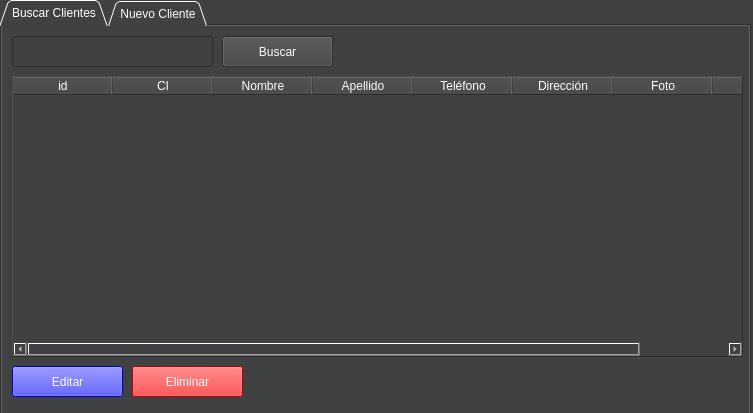
<?xml version="1.0" encoding="UTF-8"?>
<ui version="4.0">
 <class>Form</class>
 <widget class="QWidget" name="Form">
  <property name="geometry">
   <rect>
    <x>0</x>
    <y>0</y>
    <width>753</width>
    <height>413</height>
   </rect>
  </property>
  <property name="windowTitle">
   <string>Form</string>
  </property>
  <property name="styleSheet">
   <string notr="true">background-color: rgb(64, 65, 66);
color: rgb(255, 255, 255);</string>
  </property>
  <widget class="QTabWidget" name="tabWidget">
   <property name="geometry">
    <rect>
     <x>0</x>
     <y>0</y>
     <width>751</width>
     <height>421</height>
    </rect>
   </property>
   <property name="styleSheet">
    <string notr="true"/>
   </property>
   <property name="tabPosition">
    <enum>QTabWidget::North</enum>
   </property>
   <property name="tabShape">
    <enum>QTabWidget::Triangular</enum>
   </property>
   <property name="currentIndex">
    <number>0</number>
   </property>
   <property name="elideMode">
    <enum>Qt::ElideNone</enum>
   </property>
   <property name="tabsClosable">
    <bool>false</bool>
   </property>
   <property name="movable">
    <bool>false</bool>
   </property>
   <widget class="QWidget" name="tabBuscarCliente">
    <attribute name="title">
     <string>Buscar Clientes</string>
    </attribute>
    <widget class="QTableWidget" name="tableWidget">
     <property name="geometry">
      <rect>
       <x>10</x>
       <y>50</y>
       <width>731</width>
       <height>281</height>
      </rect>
     </property>
     <property name="frameShape">
      <enum>QFrame::Panel</enum>
     </property>
     <property name="frameShadow">
      <enum>QFrame::Raised</enum>
     </property>
     <property name="selectionMode">
      <enum>QAbstractItemView::SingleSelection</enum>
     </property>
     <property name="selectionBehavior">
      <enum>QAbstractItemView::SelectRows</enum>
     </property>
     <attribute name="verticalHeaderVisible">
      <bool>false</bool>
     </attribute>
     <column>
      <property name="text">
       <string>id</string>
      </property>
     </column>
     <column>
      <property name="text">
       <string>CI</string>
      </property>
     </column>
     <column>
      <property name="text">
       <string>Nombre</string>
      </property>
      <property name="font">
       <font>
        <pointsize>9</pointsize>
       </font>
      </property>
     </column>
     <column>
      <property name="text">
       <string>Apellido</string>
      </property>
     </column>
     <column>
      <property name="text">
       <string>Teléfono</string>
      </property>
     </column>
     <column>
      <property name="text">
       <string>Dirección</string>
      </property>
     </column>
     <column>
      <property name="text">
       <string>Foto</string>
      </property>
     </column>
     <column>
      <property name="text">
       <string>Activo</string>
      </property>
     </column>
    </widget>
    <widget class="QPushButton" name="btnEliminar">
     <property name="geometry">
      <rect>
       <x>130</x>
       <y>340</y>
       <width>111</width>
       <height>31</height>
      </rect>
     </property>
     <property name="styleSheet">
      <string notr="true">color: rgb(255, 255, 255);
background-color: rgb(255, 0, 0);</string>
     </property>
     <property name="text">
      <string>Eliminar</string>
     </property>
    </widget>
    <widget class="QPushButton" name="btnEditar">
     <property name="geometry">
      <rect>
       <x>10</x>
       <y>340</y>
       <width>111</width>
       <height>31</height>
      </rect>
     </property>
     <property name="styleSheet">
      <string notr="true">color: rgb(255, 255, 255);
background-color: rgb(0, 0, 255);</string>
     </property>
     <property name="text">
      <string>Editar</string>
     </property>
    </widget>
    <widget class="QLineEdit" name="txtBuscar">
     <property name="geometry">
      <rect>
       <x>10</x>
       <y>10</y>
       <width>201</width>
       <height>31</height>
      </rect>
     </property>
     <property name="font">
      <font>
       <pointsize>12</pointsize>
      </font>
     </property>
     <property name="readOnly">
      <bool>false</bool>
     </property>
    </widget>
    <widget class="QPushButton" name="btnBuscar">
     <property name="geometry">
      <rect>
       <x>220</x>
       <y>10</y>
       <width>111</width>
       <height>31</height>
      </rect>
     </property>
     <property name="styleSheet">
      <string notr="true">color: rgb(255, 255, 255);
background-color: rgb(64, 65, 66);</string>
     </property>
     <property name="text">
      <string>Buscar</string>
     </property>
    </widget>
   </widget>
   <widget class="QWidget" name="tabNuevoCliente">
    <attribute name="title">
     <string>Nuevo Cliente</string>
    </attribute>
    <widget class="QLabel" name="lblActivo">
     <property name="geometry">
      <rect>
       <x>50</x>
       <y>230</y>
       <width>61</width>
       <height>16</height>
      </rect>
     </property>
     <property name="font">
      <font>
       <pointsize>12</pointsize>
      </font>
     </property>
     <property name="text">
      <string>Activo</string>
     </property>
    </widget>
    <widget class="QLabel" name="label_3">
     <property name="geometry">
      <rect>
       <x>50</x>
       <y>110</y>
       <width>71</width>
       <height>21</height>
      </rect>
     </property>
     <property name="font">
      <font>
       <pointsize>12</pointsize>
      </font>
     </property>
     <property name="text">
      <string>&lt;html&gt;&lt;head/&gt;&lt;body&gt;&lt;p&gt;Nombre&lt;/p&gt;&lt;/body&gt;&lt;/html&gt;</string>
     </property>
    </widget>
    <widget class="QLabel" name="label_6">
     <property name="geometry">
      <rect>
       <x>50</x>
       <y>140</y>
       <width>71</width>
       <height>21</height>
      </rect>
     </property>
     <property name="font">
      <font>
       <pointsize>12</pointsize>
      </font>
     </property>
     <property name="text">
      <string>&lt;html&gt;&lt;head/&gt;&lt;body&gt;&lt;p&gt;Apellido&lt;/p&gt;&lt;/body&gt;&lt;/html&gt;</string>
     </property>
    </widget>
    <widget class="QLabel" name="lblId">
     <property name="geometry">
      <rect>
       <x>50</x>
       <y>50</y>
       <width>81</width>
       <height>21</height>
      </rect>
     </property>
     <property name="font">
      <font>
       <pointsize>12</pointsize>
      </font>
     </property>
     <property name="text">
      <string>ID</string>
     </property>
    </widget>
    <widget class="QLineEdit" name="txtNombre">
     <property name="geometry">
      <rect>
       <x>140</x>
       <y>110</y>
       <width>231</width>
       <height>21</height>
      </rect>
     </property>
     <property name="font">
      <font>
       <pointsize>12</pointsize>
      </font>
     </property>
    </widget>
    <widget class="QLineEdit" name="txtCI">
     <property name="geometry">
      <rect>
       <x>140</x>
       <y>80</y>
       <width>231</width>
       <height>21</height>
      </rect>
     </property>
     <property name="font">
      <font>
       <pointsize>12</pointsize>
      </font>
     </property>
    </widget>
    <widget class="QLineEdit" name="txtId">
     <property name="geometry">
      <rect>
       <x>140</x>
       <y>50</y>
       <width>231</width>
       <height>21</height>
      </rect>
     </property>
     <property name="font">
      <font>
       <pointsize>12</pointsize>
      </font>
     </property>
     <property name="readOnly">
      <bool>true</bool>
     </property>
    </widget>
    <widget class="QLabel" name="label_2">
     <property name="geometry">
      <rect>
       <x>50</x>
       <y>80</y>
       <width>71</width>
       <height>21</height>
      </rect>
     </property>
     <property name="font">
      <font>
       <pointsize>12</pointsize>
      </font>
     </property>
     <property name="text">
      <string>&lt;html&gt;&lt;head/&gt;&lt;body&gt;&lt;p&gt;C.I. Nro.&lt;/p&gt;&lt;/body&gt;&lt;/html&gt;</string>
     </property>
    </widget>
    <widget class="QCheckBox" name="chkActivo">
     <property name="geometry">
      <rect>
       <x>140</x>
       <y>230</y>
       <width>21</width>
       <height>21</height>
      </rect>
     </property>
     <property name="layoutDirection">
      <enum>Qt::LeftToRight</enum>
     </property>
     <property name="text">
      <string/>
     </property>
     <property name="iconSize">
      <size>
       <width>20</width>
       <height>20</height>
      </size>
     </property>
    </widget>
    <widget class="QLineEdit" name="txtApellido">
     <property name="geometry">
      <rect>
       <x>140</x>
       <y>140</y>
       <width>231</width>
       <height>21</height>
      </rect>
     </property>
     <property name="font">
      <font>
       <pointsize>12</pointsize>
      </font>
     </property>
    </widget>
    <widget class="QLineEdit" name="txtTelefono">
     <property name="geometry">
      <rect>
       <x>140</x>
       <y>170</y>
       <width>231</width>
       <height>21</height>
      </rect>
     </property>
     <property name="font">
      <font>
       <pointsize>12</pointsize>
      </font>
     </property>
    </widget>
    <widget class="QLabel" name="label_7">
     <property name="geometry">
      <rect>
       <x>50</x>
       <y>170</y>
       <width>71</width>
       <height>21</height>
      </rect>
     </property>
     <property name="font">
      <font>
       <pointsize>12</pointsize>
      </font>
     </property>
     <property name="text">
      <string>&lt;html&gt;&lt;head/&gt;&lt;body&gt;&lt;p&gt;Teléfono&lt;/p&gt;&lt;/body&gt;&lt;/html&gt;</string>
     </property>
    </widget>
    <widget class="QLineEdit" name="txtDireccion">
     <property name="geometry">
      <rect>
       <x>140</x>
       <y>200</y>
       <width>231</width>
       <height>21</height>
      </rect>
     </property>
     <property name="font">
      <font>
       <pointsize>12</pointsize>
      </font>
     </property>
    </widget>
    <widget class="QLabel" name="label_8">
     <property name="geometry">
      <rect>
       <x>50</x>
       <y>200</y>
       <width>81</width>
       <height>21</height>
      </rect>
     </property>
     <property name="font">
      <font>
       <pointsize>12</pointsize>
      </font>
     </property>
     <property name="text">
      <string>&lt;html&gt;&lt;head/&gt;&lt;body&gt;&lt;p&gt;Dirección&lt;/p&gt;&lt;/body&gt;&lt;/html&gt;</string>
     </property>
    </widget>
    <widget class="QPushButton" name="btnGuardar">
     <property name="geometry">
      <rect>
       <x>140</x>
       <y>340</y>
       <width>111</width>
       <height>31</height>
      </rect>
     </property>
     <property name="text">
      <string>Guardar</string>
     </property>
    </widget>
    <widget class="QPushButton" name="btnCancelar">
     <property name="geometry">
      <rect>
       <x>260</x>
       <y>340</y>
       <width>111</width>
       <height>31</height>
      </rect>
     </property>
     <property name="text">
      <string>Cancelar</string>
     </property>
    </widget>
    <widget class="QLabel" name="lblFoto">
     <property name="geometry">
      <rect>
       <x>390</x>
       <y>50</y>
       <width>320</width>
       <height>320</height>
      </rect>
     </property>
     <property name="styleSheet">
      <string notr="true">background-color: rgb(170, 170, 170);</string>
     </property>
     <property name="text">
      <string>Foto</string>
     </property>
     <property name="alignment">
      <set>Qt::AlignCenter</set>
     </property>
    </widget>
    <widget class="QPushButton" name="btnCamara">
     <property name="geometry">
      <rect>
       <x>430</x>
       <y>10</y>
       <width>91</width>
       <height>31</height>
      </rect>
     </property>
     <property name="text">
      <string>Iniciar Cámara</string>
     </property>
    </widget>
    <widget class="QPushButton" name="btnSubir">
     <property name="geometry">
      <rect>
       <x>560</x>
       <y>10</y>
       <width>91</width>
       <height>31</height>
      </rect>
     </property>
     <property name="text">
      <string>Subir Foto</string>
     </property>
    </widget>
   </widget>
  </widget>
 </widget>
 <resources/>
 <connections/>
</ui>
